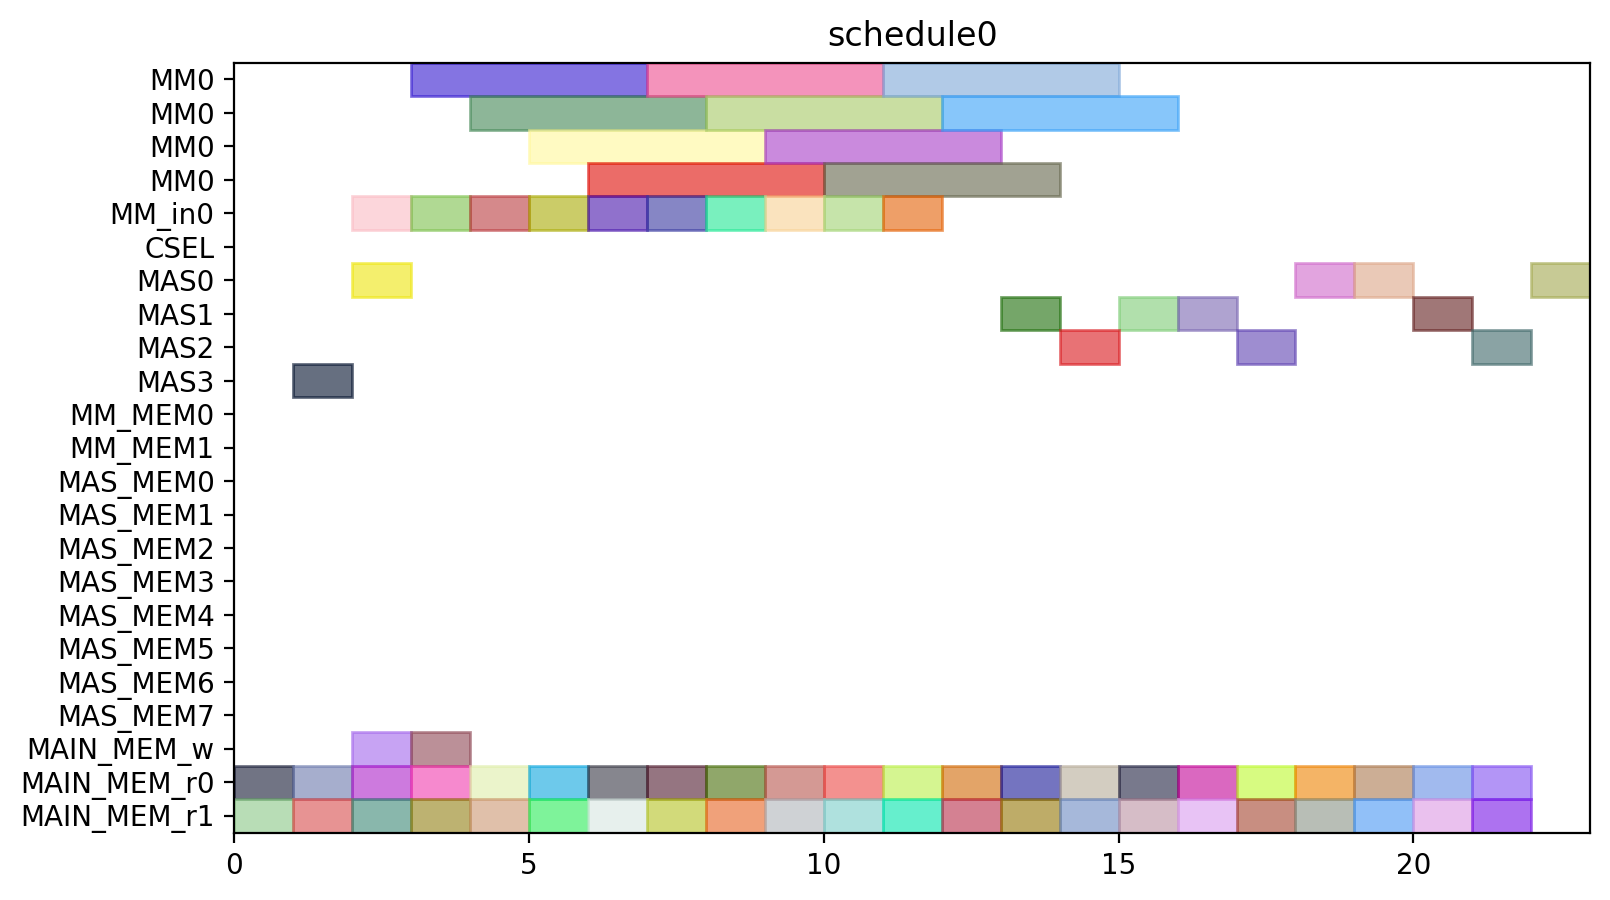

This figure's Python source:
from pyschedule import Scenario, solvers, plotters, alt


def solve():
	horizon = 120
	S = Scenario("schedule0", horizon=horizon)

	# resource
	MM = S.Resources('MM', num=1, size=4)
	MM_in = S.Resources('MM_in', num=1)
	CSEL = S.Resource('CSEL')
	MAS = S.Resources('MAS', num=4, size=1, periods=range(1, horizon))
	MM_MEM = S.Resources('MM_MEM', num=2)
	MAS_MEM = S.Resources('MAS_MEM', num=8)
	MAIN_MEM_w = S.Resource('MAIN_MEM_w', size=1)
	MAIN_MEM_r = S.Resources('MAIN_MEM_r', num=2)

	# result of previous scheduling

	# new tasks
	c10_t0 = S.Task('c10_t0', length=4, delay_cost=1)
	c10_t0 += alt(MM)
	c10_t0_in = S.Task('c10_t0_in', length=1, delay_cost=1)
	c10_t0_in += alt(MM_in)
	S += c10_t0_in*MM_in[0]<=c10_t0*MM[0]
	c10_t0_mem0 = S.Task('c10_t0_mem0', length=1, delay_cost=1)
	c10_t0_mem0 += MAIN_MEM_r[0]
	S += c10_t0_mem0 <= c10_t0

	c10_t0_mem1 = S.Task('c10_t0_mem1', length=1, delay_cost=1)
	c10_t0_mem1 += MAIN_MEM_r[1]
	S += c10_t0_mem1 <= c10_t0

	c10_t1 = S.Task('c10_t1', length=4, delay_cost=1)
	c10_t1 += alt(MM)
	c10_t1_in = S.Task('c10_t1_in', length=1, delay_cost=1)
	c10_t1_in += alt(MM_in)
	S += c10_t1_in*MM_in[0]<=c10_t1*MM[0]
	c10_t1_mem0 = S.Task('c10_t1_mem0', length=1, delay_cost=1)
	c10_t1_mem0 += MAIN_MEM_r[0]
	S += c10_t1_mem0 <= c10_t1

	c10_t1_mem1 = S.Task('c10_t1_mem1', length=1, delay_cost=1)
	c10_t1_mem1 += MAIN_MEM_r[1]
	S += c10_t1_mem1 <= c10_t1

	c10_t2 = S.Task('c10_t2', length=1, delay_cost=1)
	c10_t2 += alt(MAS)
	c10_t2_mem0 = S.Task('c10_t2_mem0', length=1, delay_cost=1)
	c10_t2_mem0 += MAIN_MEM_r[0]
	S += c10_t2_mem0 <= c10_t2

	c10_t2_mem1 = S.Task('c10_t2_mem1', length=1, delay_cost=1)
	c10_t2_mem1 += MAIN_MEM_r[1]
	S += c10_t2_mem1 <= c10_t2

	c10_t3 = S.Task('c10_t3', length=1, delay_cost=1)
	c10_t3 += alt(MAS)
	c10_t3_mem0 = S.Task('c10_t3_mem0', length=1, delay_cost=1)
	c10_t3_mem0 += MAIN_MEM_r[0]
	S += c10_t3_mem0 <= c10_t3

	c10_t3_mem1 = S.Task('c10_t3_mem1', length=1, delay_cost=1)
	c10_t3_mem1 += MAIN_MEM_r[1]
	S += c10_t3_mem1 <= c10_t3

	c20_t0 = S.Task('c20_t0', length=4, delay_cost=1)
	c20_t0 += alt(MM)
	c20_t0_in = S.Task('c20_t0_in', length=1, delay_cost=1)
	c20_t0_in += alt(MM_in)
	S += c20_t0_in*MM_in[0]<=c20_t0*MM[0]
	c20_t0_mem0 = S.Task('c20_t0_mem0', length=1, delay_cost=1)
	c20_t0_mem0 += MAIN_MEM_r[0]
	S += c20_t0_mem0 <= c20_t0

	c20_t0_mem1 = S.Task('c20_t0_mem1', length=1, delay_cost=1)
	c20_t0_mem1 += MAIN_MEM_r[1]
	S += c20_t0_mem1 <= c20_t0

	c20_t1 = S.Task('c20_t1', length=4, delay_cost=1)
	c20_t1 += alt(MM)
	c20_t1_in = S.Task('c20_t1_in', length=1, delay_cost=1)
	c20_t1_in += alt(MM_in)
	S += c20_t1_in*MM_in[0]<=c20_t1*MM[0]
	c20_t1_mem0 = S.Task('c20_t1_mem0', length=1, delay_cost=1)
	c20_t1_mem0 += MAIN_MEM_r[0]
	S += c20_t1_mem0 <= c20_t1

	c20_t1_mem1 = S.Task('c20_t1_mem1', length=1, delay_cost=1)
	c20_t1_mem1 += MAIN_MEM_r[1]
	S += c20_t1_mem1 <= c20_t1

	c20_t2 = S.Task('c20_t2', length=1, delay_cost=1)
	c20_t2 += alt(MAS)
	c20_t2_mem0 = S.Task('c20_t2_mem0', length=1, delay_cost=1)
	c20_t2_mem0 += MAIN_MEM_r[0]
	S += c20_t2_mem0 <= c20_t2

	c20_t2_mem1 = S.Task('c20_t2_mem1', length=1, delay_cost=1)
	c20_t2_mem1 += MAIN_MEM_r[1]
	S += c20_t2_mem1 <= c20_t2

	c20_t3 = S.Task('c20_t3', length=1, delay_cost=1)
	c20_t3 += alt(MAS)
	c20_t3_mem0 = S.Task('c20_t3_mem0', length=1, delay_cost=1)
	c20_t3_mem0 += MAIN_MEM_r[0]
	S += c20_t3_mem0 <= c20_t3

	c20_t3_mem1 = S.Task('c20_t3_mem1', length=1, delay_cost=1)
	c20_t3_mem1 += MAIN_MEM_r[1]
	S += c20_t3_mem1 <= c20_t3

	c01_t0 = S.Task('c01_t0', length=4, delay_cost=1)
	c01_t0 += alt(MM)
	c01_t0_in = S.Task('c01_t0_in', length=1, delay_cost=1)
	c01_t0_in += alt(MM_in)
	S += c01_t0_in*MM_in[0]<=c01_t0*MM[0]
	c01_t0_mem0 = S.Task('c01_t0_mem0', length=1, delay_cost=1)
	c01_t0_mem0 += MAIN_MEM_r[0]
	S += c01_t0_mem0 <= c01_t0

	c01_t0_mem1 = S.Task('c01_t0_mem1', length=1, delay_cost=1)
	c01_t0_mem1 += MAIN_MEM_r[1]
	S += c01_t0_mem1 <= c01_t0

	c01_t1 = S.Task('c01_t1', length=4, delay_cost=1)
	c01_t1 += alt(MM)
	c01_t1_in = S.Task('c01_t1_in', length=1, delay_cost=1)
	c01_t1_in += alt(MM_in)
	S += c01_t1_in*MM_in[0]<=c01_t1*MM[0]
	c01_t1_mem0 = S.Task('c01_t1_mem0', length=1, delay_cost=1)
	c01_t1_mem0 += MAIN_MEM_r[0]
	S += c01_t1_mem0 <= c01_t1

	c01_t1_mem1 = S.Task('c01_t1_mem1', length=1, delay_cost=1)
	c01_t1_mem1 += MAIN_MEM_r[1]
	S += c01_t1_mem1 <= c01_t1

	c01_t2 = S.Task('c01_t2', length=1, delay_cost=1)
	c01_t2 += alt(MAS)
	c01_t2_mem0 = S.Task('c01_t2_mem0', length=1, delay_cost=1)
	c01_t2_mem0 += MAIN_MEM_r[0]
	S += c01_t2_mem0 <= c01_t2

	c01_t2_mem1 = S.Task('c01_t2_mem1', length=1, delay_cost=1)
	c01_t2_mem1 += MAIN_MEM_r[1]
	S += c01_t2_mem1 <= c01_t2

	c01_t3 = S.Task('c01_t3', length=1, delay_cost=1)
	c01_t3 += alt(MAS)
	c01_t3_mem0 = S.Task('c01_t3_mem0', length=1, delay_cost=1)
	c01_t3_mem0 += MAIN_MEM_r[0]
	S += c01_t3_mem0 <= c01_t3

	c01_t3_mem1 = S.Task('c01_t3_mem1', length=1, delay_cost=1)
	c01_t3_mem1 += MAIN_MEM_r[1]
	S += c01_t3_mem1 <= c01_t3

	c11_t0 = S.Task('c11_t0', length=4, delay_cost=1)
	c11_t0 += alt(MM)
	c11_t0_in = S.Task('c11_t0_in', length=1, delay_cost=1)
	c11_t0_in += alt(MM_in)
	S += c11_t0_in*MM_in[0]<=c11_t0*MM[0]
	c11_t0_mem0 = S.Task('c11_t0_mem0', length=1, delay_cost=1)
	c11_t0_mem0 += MAIN_MEM_r[0]
	S += c11_t0_mem0 <= c11_t0

	c11_t0_mem1 = S.Task('c11_t0_mem1', length=1, delay_cost=1)
	c11_t0_mem1 += MAIN_MEM_r[1]
	S += c11_t0_mem1 <= c11_t0

	c11_t1 = S.Task('c11_t1', length=4, delay_cost=1)
	c11_t1 += alt(MM)
	c11_t1_in = S.Task('c11_t1_in', length=1, delay_cost=1)
	c11_t1_in += alt(MM_in)
	S += c11_t1_in*MM_in[0]<=c11_t1*MM[0]
	c11_t1_mem0 = S.Task('c11_t1_mem0', length=1, delay_cost=1)
	c11_t1_mem0 += MAIN_MEM_r[0]
	S += c11_t1_mem0 <= c11_t1

	c11_t1_mem1 = S.Task('c11_t1_mem1', length=1, delay_cost=1)
	c11_t1_mem1 += MAIN_MEM_r[1]
	S += c11_t1_mem1 <= c11_t1

	c11_t2 = S.Task('c11_t2', length=1, delay_cost=1)
	c11_t2 += alt(MAS)
	c11_t2_mem0 = S.Task('c11_t2_mem0', length=1, delay_cost=1)
	c11_t2_mem0 += MAIN_MEM_r[0]
	S += c11_t2_mem0 <= c11_t2

	c11_t2_mem1 = S.Task('c11_t2_mem1', length=1, delay_cost=1)
	c11_t2_mem1 += MAIN_MEM_r[1]
	S += c11_t2_mem1 <= c11_t2

	c11_t3 = S.Task('c11_t3', length=1, delay_cost=1)
	c11_t3 += alt(MAS)
	c11_t3_mem0 = S.Task('c11_t3_mem0', length=1, delay_cost=1)
	c11_t3_mem0 += MAIN_MEM_r[0]
	S += c11_t3_mem0 <= c11_t3

	c11_t3_mem1 = S.Task('c11_t3_mem1', length=1, delay_cost=1)
	c11_t3_mem1 += MAIN_MEM_r[1]
	S += c11_t3_mem1 <= c11_t3

	c21_t0 = S.Task('c21_t0', length=4, delay_cost=1)
	c21_t0 += alt(MM)
	c21_t0_in = S.Task('c21_t0_in', length=1, delay_cost=1)
	c21_t0_in += alt(MM_in)
	S += c21_t0_in*MM_in[0]<=c21_t0*MM[0]
	c21_t0_mem0 = S.Task('c21_t0_mem0', length=1, delay_cost=1)
	c21_t0_mem0 += MAIN_MEM_r[0]
	S += c21_t0_mem0 <= c21_t0

	c21_t0_mem1 = S.Task('c21_t0_mem1', length=1, delay_cost=1)
	c21_t0_mem1 += MAIN_MEM_r[1]
	S += c21_t0_mem1 <= c21_t0

	c21_t1 = S.Task('c21_t1', length=4, delay_cost=1)
	c21_t1 += alt(MM)
	c21_t1_in = S.Task('c21_t1_in', length=1, delay_cost=1)
	c21_t1_in += alt(MM_in)
	S += c21_t1_in*MM_in[0]<=c21_t1*MM[0]
	c21_t1_mem0 = S.Task('c21_t1_mem0', length=1, delay_cost=1)
	c21_t1_mem0 += MAIN_MEM_r[0]
	S += c21_t1_mem0 <= c21_t1

	c21_t1_mem1 = S.Task('c21_t1_mem1', length=1, delay_cost=1)
	c21_t1_mem1 += MAIN_MEM_r[1]
	S += c21_t1_mem1 <= c21_t1

	c21_t2 = S.Task('c21_t2', length=1, delay_cost=1)
	c21_t2 += alt(MAS)
	c21_t2_mem0 = S.Task('c21_t2_mem0', length=1, delay_cost=1)
	c21_t2_mem0 += MAIN_MEM_r[0]
	S += c21_t2_mem0 <= c21_t2

	c21_t2_mem1 = S.Task('c21_t2_mem1', length=1, delay_cost=1)
	c21_t2_mem1 += MAIN_MEM_r[1]
	S += c21_t2_mem1 <= c21_t2

	c21_t3 = S.Task('c21_t3', length=1, delay_cost=1)
	c21_t3 += alt(MAS)
	c21_t3_mem0 = S.Task('c21_t3_mem0', length=1, delay_cost=1)
	c21_t3_mem0 += MAIN_MEM_r[0]
	S += c21_t3_mem0 <= c21_t3

	c21_t3_mem1 = S.Task('c21_t3_mem1', length=1, delay_cost=1)
	c21_t3_mem1 += MAIN_MEM_r[1]
	S += c21_t3_mem1 <= c21_t3

	c000 = S.Task('c000', length=1, delay_cost=1)
	c000 += alt(MAS)
	S += 0<c000

	c000_w = S.Task('c000_w', length=1, delay_cost=1)
	c000_w += alt(MAIN_MEM_w)
	S += c000 <= c000_w

	c000_mem0 = S.Task('c000_mem0', length=1, delay_cost=1)
	c000_mem0 += MAIN_MEM_r[0]
	S += c000_mem0 <= c000

	c000_mem1 = S.Task('c000_mem1', length=1, delay_cost=1)
	c000_mem1 += MAIN_MEM_r[1]
	S += c000_mem1 <= c000

	c001 = S.Task('c001', length=1, delay_cost=1)
	c001 += alt(MAS)
	S += 0<c001

	c001_w = S.Task('c001_w', length=1, delay_cost=1)
	c001_w += alt(MAIN_MEM_w)
	S += c001 <= c001_w

	c001_mem0 = S.Task('c001_mem0', length=1, delay_cost=1)
	c001_mem0 += MAIN_MEM_r[0]
	S += c001_mem0 <= c001

	c001_mem1 = S.Task('c001_mem1', length=1, delay_cost=1)
	c001_mem1 += MAIN_MEM_r[1]
	S += c001_mem1 <= c001

	solvers.mip.solve(S,msg=1,kind='CPLEX',ratio_gap=1.01)

	solution = [['hoge']*len(S.solution()[1]) for i in range(len(S.solution()))]
	for i in range(len(S.solution())):
		for j in range(len(S.solution()[i])):
			solution[i][j]=str(S.solution()[i][j])
	print(solution)

	cycles = int(solution[-1][3])

	pic_file_name = "/home/mfukuda/ABE/multiRAM_multiMAS_16mux/scheduling_result/stage4MM1_stage1MAS4/FROB/schedule0.png"
	if(S.solution() != []):
		plotters.matplotlib.plot(S,img_filename=pic_file_name, show_task_labels=False, fig_size=(cycles*0.25+3, 5))

	return solution
